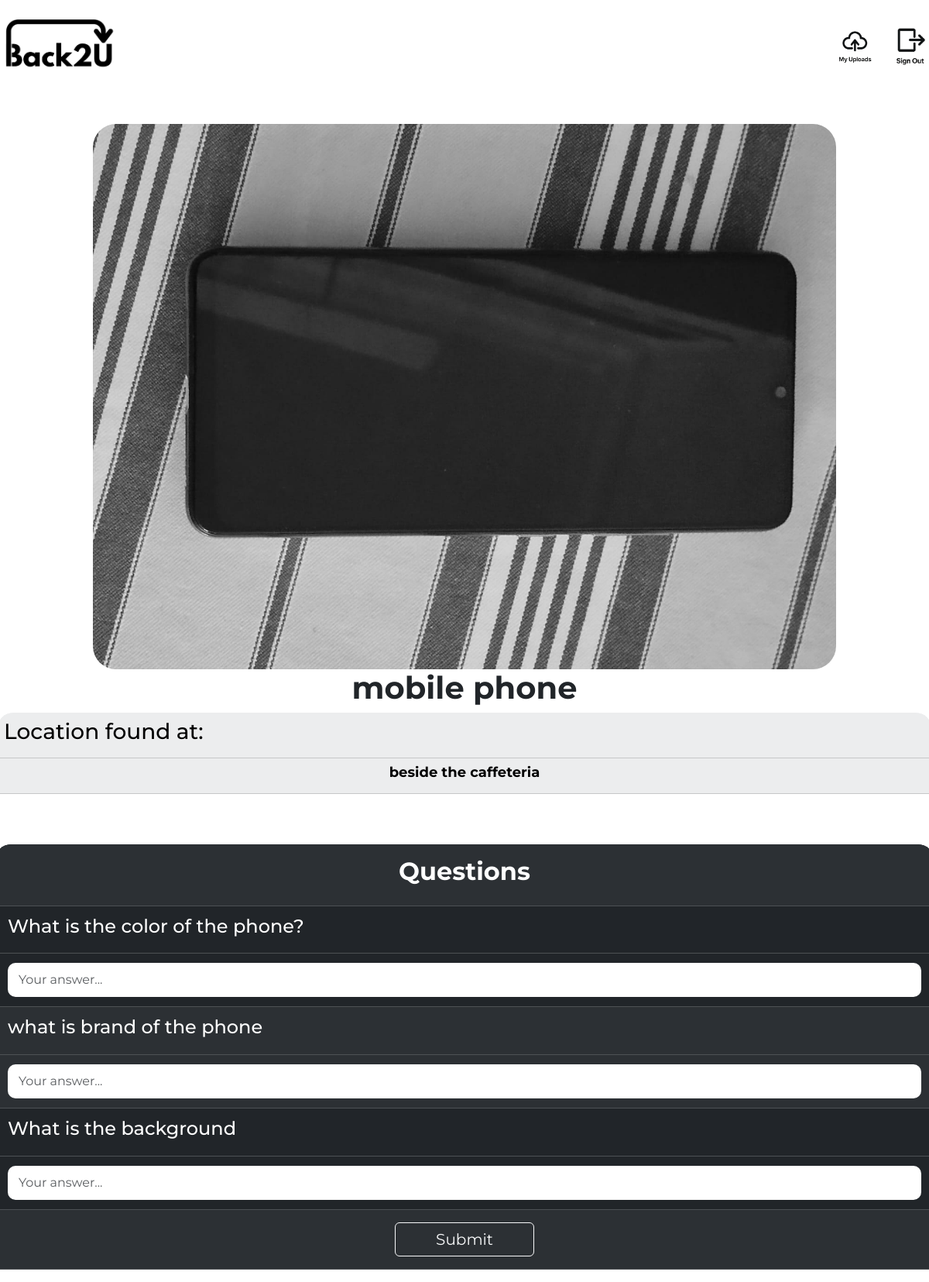
Screenshot of /viewingpage?item_id=1 (signed in) with the database file from the repository.
### tables this page shows
CREATE TABLE items (
    id INTEGER PRIMARY KEY AUTOINCREMENT,
    user_id INTEGER,
    picture TEXT,
    title TEXT,
    location TEXT,
    description TEXT,
    question1 TEXT,
    question2 TEXT,
    question3 TEXT, answer1 TEXT, answer2 TEXT, answer3 TEXT,
    FOREIGN KEY(user_id) REFERENCES users(id)
);

### app.py (the view)
@app.route("/viewingpage", methods=["GET","POST"])
@login_required
def view():
    if request.method == "POST":
        item_id = request.args.get("item_id")
        row = db.execute("SELECT question1, question2, question3, answer1, answer2, answer3, title FROM items WHERE id = ?", item_id)
        if len(row) != 1:
            flash("Item removed")
            return redirect("/")
        q1 = request.form.get("Q1")
        q2 = request.form.get("Q2")
        q3 = request.form.get("Q3")
        raw_response = evaluate_answers_weighted_bonus(row[0]["title"] ,row[0]["question1"], row[0]["question2"], row[0]["question3"], row[0]["answer1"], row[0]["answer2"], row[0]["answer3"], q1, q2, q3, "gemini-1.5-flash-latest")
        phone_num = db.execute("SELECT phone_number FROM users WHERE id = ?", session["user_id"])
        response = json.loads(raw_response)
        score = response["final_score"]
        db.execute("INSERT INTO proposals (item_id, user_id, phone_number, answer1, answer2, answer3, response, numeric_score) VALUES (?,?,?,?,?,?,?, ?)", item_id, session["user_id"], phone_num[0]["phone_number"], q1, q2, q3, raw_response, score)
        flash("answers being reviewed")
        return redirect("/")
    else:
        item_info = db.execute("SELECT * FROM items WHERE id == ?", request.args.get("item_id"))
        return render_template("viewingpage.html", info = item_info)

### app.py (called while the page is built)
@app.after_request
def after_request(response):
    response.headers["Cache-Control"] = "no-cache, no-store, must-revalidate"
    response.headers["Expires"] = 0
    response.headers["Pragma"] = "no-cache"
    return response

### helpers.py (called while the page is built)
def login_required(f):
    @wraps(f)
    def decorated_function(*args, **kwargs):
        if session.get("user_id") is None:
            return redirect("/login")
        return f(*args, **kwargs)
    return decorated_function

### templates/viewingpage.html (shortened to what this page needs)
{% extends "layout.html" %}
{% block main %}
<div class = "itemm-div">
    <img src = "static/uploads/{{info[0]['picture']}}" class = "itemm_img">
    <div class = "description-itemm">
        <h1 style = "font-weight: bold;"> {{info[0]['title']}} </h1>
        <table class="table table-light table-striped table-hover qtable">
        <tr style="display: flex; flex-direction: column;">
                <td> <h3> Location found at: </h3> </td>
                <td style="text-align: center;"> <h1 style = "font-weight: bold; font-size: large;"> {{info[0]['location']}} </h1> </td>
        </tr>
        </table>
        <form method="post" class="itemm_form style" style="width: 100%;">
            <table class="table table-dark table-striped table-hover qtable">
                {% if info[0]["question1"] or info[0]["question2"] or info[0]["question3"] %}
                <tr>
                    <td colspan="2" class="text-center py-3">
                        <h2 style="font-weight: bold;">Questions</h2>
                    </td>
                </tr>
                {% endif %}
                {% if info[0]["question1"] %}
                <tr class="itemm_q">
                    <td><label for="Q1"><h4>{{ info[0]["question1"] }}</h4></label></td>
                    <td><input type="text" name="Q1" class="form-control" placeholder="Your answer..."></td>
                </tr>
                {% endif %}
                {% if info[0]["question2"] %}
                <tr class="itemm_q">
                    <td><label for="Q2"><h4>{{ info[0]["question2"] }}</h4></label></td>
                    <td><input type="text" name="Q2" class="form-control" placeholder="Your answer..."></td>
                </tr>
                {% endif %}
                {% if info[0]["question3"] %}
                <tr class="itemm_q">
                    <td><label for="Q3"><h4>{{ info[0]["question3"] }}</h4></label></td>
                    <td> <input type="text" name="Q3" class="form-control" placeholder="Your answer..."></td>
                </tr>
                {%endif%}
                {% if info[0]["question1"] or info[0]["question2"] or info[0]["question3"] %}
                <tr>
                    <td colspan="2" class="text-center py-3">
                        <button class="btn btn-outline-light" type="submit" style="font-size: 20px; width: 180px;">Submit</button>
                    </td>
                </tr>
                {% endif %}
            </table>
        </form>
    </div>
</div>
{% endblock %}

### static/styles.css (style rules this page uses)
body { background: white; font-family: 'Montserrat', sans-serif; font-weight: bold; overflow-x: hidden; user-select: none; -webkit-user-select: none; -moz-user-select: none; -ms-user-select: none; }
.itemm-div { display: flex; flex-direction: row; width: 100%; justify-content: space-between; }
.itemm-div table { border-top-left-radius: 20px; border-bottom-left-radius: 20px; overflow: hidden; }
.itemm_img { height: auto; width: 40%; border-top-right-radius: 60px; border-bottom-right-radius: 60px; }
.description-itemm { width: 59%; display: flex; flex-direction: column; align-items: center; }
.itemm_q td { padding: 12px 16px; vertical-align: middle; }
.itemm_q td input { width: 100%; padding: 10px 14px; border-radius: 10px; border: none; font-size: 16px; }
@media (max-width: 1200px) { .itemm-div { display: flex; flex-direction: column; width: 100%; align-content: center; align-items: center; } }
@media (max-width: 1200px) { .itemm_q { display: flex; flex-direction: column; } }
@media (max-width: 1200px) { .itemm_img { height: auto; width: 80%; border-radius: 30px; } }
@media (max-width: 1200px) { .description-itemm { width: 100.5%; } }
@media (max-width: 1200px) { .itemm_form { min-width: 100.5%; } }
@media (max-width: 1200px) { .itemm-div table { border-top-left-radius: 20px; border-top-right-radius: 20px; border-bottom-left-radius: 0px; overflow: hidden; } }

### rows the page displays
items: picture (picture), title "mobile phone", location "beside the caffeteria", question1 "What is the color of the phone?", question2 "what is brand of the phone", question3 "What is the background"
